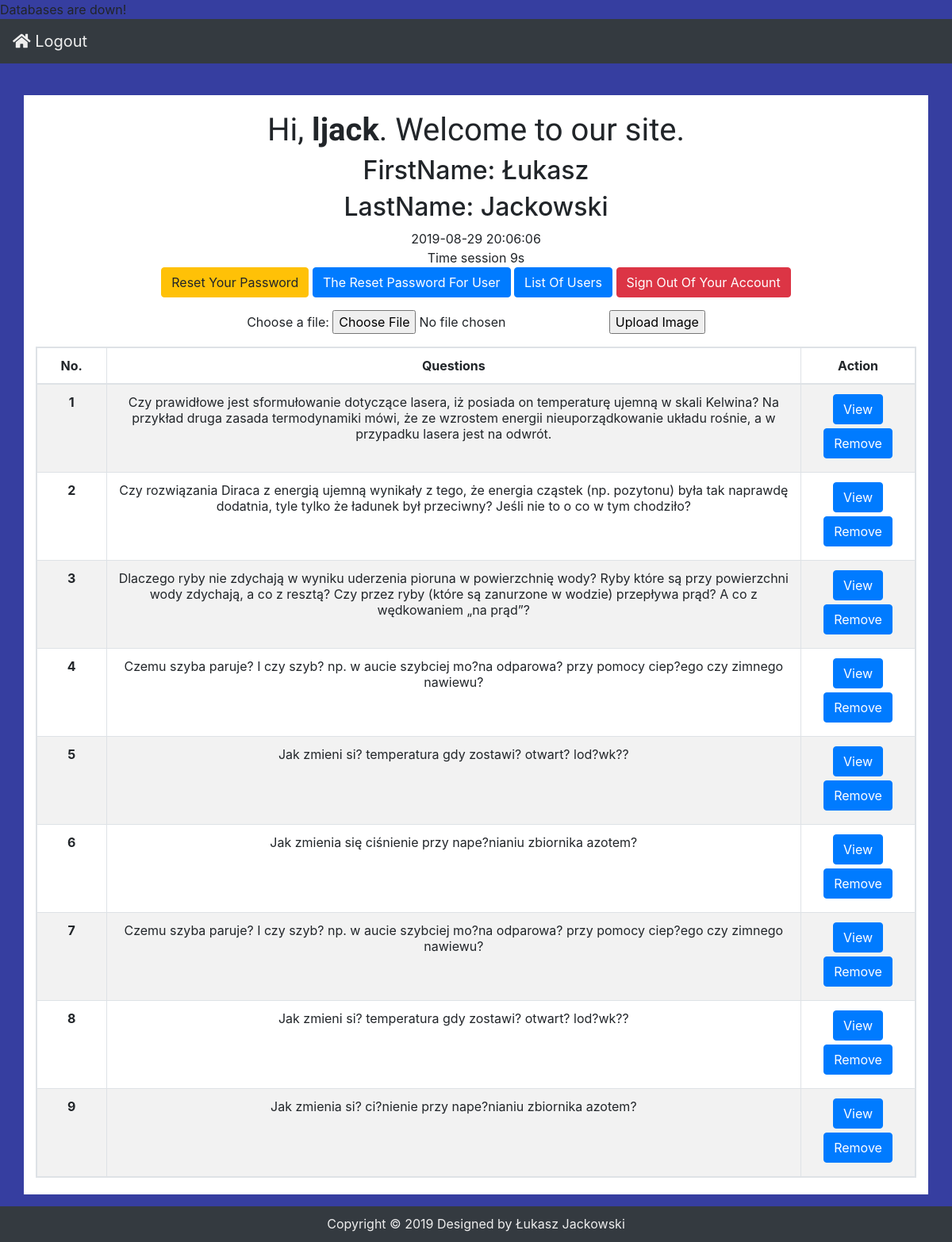
The page /welcome.php (signed in) on the database its author committed.
### tables this page shows
CREATE TABLE `questions` (
  `id` int(11) NOT NULL,
  `question` text NOT NULL,
  `ansa` text NOT NULL,
  `ansb` text NOT NULL,
  `ansc` text NOT NULL,
  `ansd` text NOT NULL,
  `odp` text NOT NULL
);

### welcome.php (the view, shortened to what this page needs)
<?php
	require_once "conf_db/config.php";
?>
<!DOCTYPE html>
<html lang="pl">
<head>
	<link rel="stylesheet" href="https://stackpath.bootstrapcdn.com/bootstrap/4.3.0/css/bootstrap.min.css">
	<link href="https://stackpath.bootstrapcdn.com/font-awesome/4.7.0/css/font-awesome.min.css" rel="stylesheet">
		<link rel="stylesheet" href="style.css">
	<link rel="stylesheet" href="https://use.fontawesome.com/releases/v5.7.2/css/all.css">
</head>
<body>
      <nav class="navbar navbar-expand-lg bg-dark">
		<a class="navbar-brand" href="logout.php"> <i class="fas fa-home"></i> Logout</a>
	  </nav>
<div class="container color_white">
    <div class="page-header">
        <h1>Hi, <b><?php echo $_SESSION["login"]; ?></b>. Welcome to our site.</h1>
		<h2> FirstName: <?php echo $_SESSION['firstName'] ?> </h2>
		<h2> LastName: <?php echo $_SESSION['lastName'] ?> </h2>
    </div>
	<?php echo date("Y-m-d H:i:s");?>
	<div id="time"></div>
    <p>
        <a href="reset.php" class="btn btn-warning">Reset Your Password</a>
		<?php
			if($_SESSION['permission'] == "admin") echo '<a href="reset_user.php" class="btn btn-primary">The Reset Password For User</a>';
		?>
		<a href="user_list.php" class="btn btn-primary">List Of Users</a>
		<a href="logout.php" class="btn btn-danger">Sign Out Of Your Account</a>
    </p>
<form action="upload.php" method="post" enctype="multipart/form-data">
    Choose a file:
		<input type="file" name="fileToUpload" id="fileToUpload">
		<input type="submit" value="Upload Image" name="submit">
</form>
	<table class="table table-bordered table-striped table-responsive table-hover">
		<thead>
			<tr>
				<th scope="col" style="width: 5%">No.</th>
				<th scope="col" style="width: 50%">Questions</th>
				<th scope="col" style="width: 5%">Action</th>
			</tr>
		</thead>
		<tbody>
			<?php
				$sql = 'select * from questions';
				$result = @mysqli_query($link, $sql);
				$id = 0;
				if(@mysqli_num_rows($result) > 0) {
					while($row = mysqli_fetch_assoc($result)) {
			?>
					<tr>
						<th scope="row"><?php echo ++$id ?></th>
						<td ><?php echo $row['question'] ?></td>
						<td>
							<button type="button" class="btn btn-primary testbutton2">View</button> <button type="button" class="btn btn-primary testbutton2" onclick="delQuestion(<?php echo $row['id'] ?>)">Remove</button>
						</td>
					</tr>
			<?php
					}
				} else {
					echo "No data.";
				}
			?>
		</tbody>
	</table>
</div>
	<nav class="navbar-fixed-bottom">
		<div class="footer text-center bg-dark">
			Copyright &copy; <?php echo date("o") ?> Designed by Łukasz Jackowski
		</div>
	</nav>
</body>
</html>

### style.css (style rules this page uses)
body { background-color: #363EA0 !important; z-index: 1; }
.testbutton2 { margin-bottom: 5px; }
nav a { color: #eeeeee; }
table { table-layout:fixed; vertical-align: middle; }
td { height: 50px; vertical-align: bottom; }
.footer { position: fixed; width: 100%; bottom: 0px; height: auto; line-height: 45px; color: #eeeeee; z-index: 1; }
.color_white { text-align: center; background-color: white; margin-top: 40px; margin-bottom: 60px; padding-top: 20px; padding-bottom: 5px; position: left; }
.container h1 { font-family: 'Baloo Thambi', cursive; }
table, thead, tr, tbody { text-align: center; }

### rows shown on the page
questions: question "Czy prawidłowe jest sformułowanie dotyczące lasera, iż posiada on temperaturę ujemną w skali Kelwina? Na przykład druga zasada termodynamiki mówi, że ze wzrostem energii nieuporządkowanie układu rośnie, a w przypadku lasera jest na odwrót."
questions: question "Czy rozwiązania Diraca z energią ujemną wynikały z tego, że energia cząstek (np. pozytonu) była tak naprawdę dodatnia, tyle tylko że ładunek był przeciwny? Jeśli nie to o co w tym chodziło?"
questions: question "Dlaczego ryby nie zdychają w wyniku uderzenia pioruna w powierzchnię wody? Ryby które są przy powierzchni wody zdychają, a co z resztą? Czy przez ryby (które są zanurzone w wodzie) przepływa prąd? A co z wędkowaniem „na prąd”?"
questions: question "Czemu szyba paruje? I czy szyb? np. w aucie szybciej mo?na odparowa? przy pomocy ciep?ego czy zimnego nawiewu?"
questions: question "Jak zmieni si? temperatura gdy zostawi? otwart? lod?wk??"
questions: question "Jak zmienia się ciśnienie przy nape?nianiu zbiornika azotem?"
questions: question "Czemu szyba paruje? I czy szyb? np. w aucie szybciej mo?na odparowa? przy pomocy ciep?ego czy zimnego nawiewu?"
questions: question "Jak zmieni si? temperatura gdy zostawi? otwart? lod?wk??"
questions: question "Jak zmienia si? ci?nienie przy nape?nianiu zbiornika azotem?"

### other values the page prints
$_SESSION["login"] "ljack"
$_SESSION['firstName'] "Łukasz"
$_SESSION['lastName'] "Jackowski"
